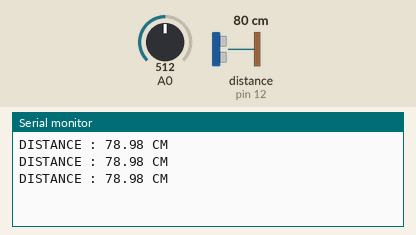
Recording of a sketch running on a simulated Arduino Uno, built with avr-gcc and run on an emulated ATmega328P. Shown: the last lines printed to the serial monitor. Wiring (inferred from the names in the program): ultrasonic range finder: trigger pin 8; echo pin 12. The inputs (shaded band) are chosen by the test bench; at power-on: A0 = 512, distance to the obstacle (sensor on pin 12) 80 cm. The echo pulse lasts 58.3 µs per cm.

Above: at 1.3 s.
1.4 s: A0 set to 122
4.5 s: distance to the obstacle (sensor on pin 12) set to 18 cm
At 4.74 s:
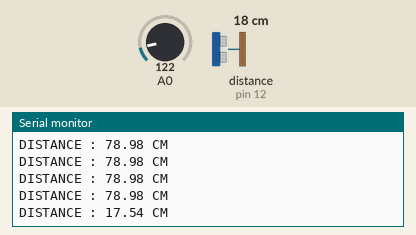
7.6 s: A0 set to 0
At 7.71 s:
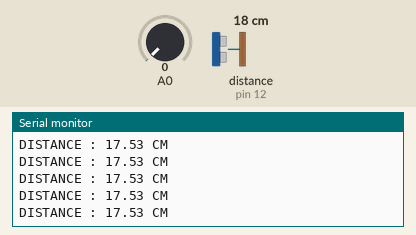
10.7 s: A0 set to 122
At 10.95 s:
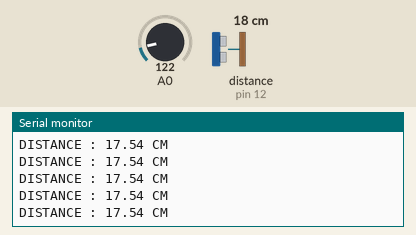
13.8 s: distance to the obstacle (sensor on pin 12) set to 2 cm
At 13.93 s:
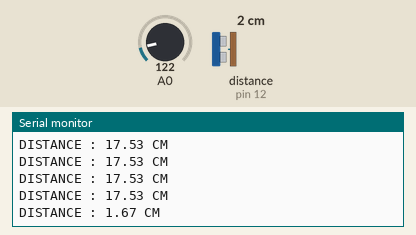
15.3 s: distance to the obstacle (sensor on pin 12) set to 120 cm
At 15.41 s:
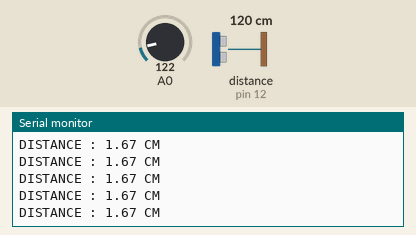
Timing chart, 0 to 18.3 s (numbered marks = the images above; inputs shaded):
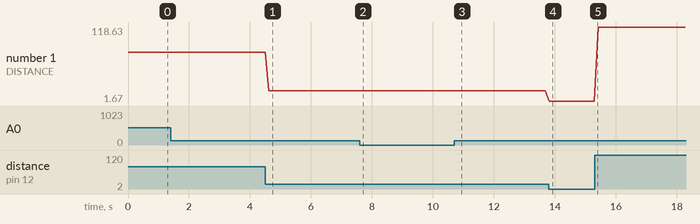

Measured:
- after the input at 4.5 s, the serial monitor: prints a new line after 0.12 s (image 1)
- after the input at 13.8 s, the serial monitor: prints a new line at once (image 4)
- plotted number 1: 78.98 → 17.53 after the input at 4.5 s, 17.53 → 1.67 after the input at 13.8 s, 1.67 → 118.63 after the input at 15.3 s

The sketch:

Mesafe.ino
```cpp
const int TRIG = 8;
const int ECHO = 12;

float DISTANCE;

void setup() {
  pinMode(TRIG, OUTPUT);
  pinMode(ECHO, INPUT);

  pinMode(A0, INPUT);

  Serial.begin(9600);
}

void loop() {
  calculateDistance();
  printValues();
  delay(analogRead(A0));
}

void calculateDistance() {
  digitalWrite(TRIG, 0);
  delayMicroseconds(10);
  digitalWrite(TRIG, 1);
  delayMicroseconds(10);
  digitalWrite(TRIG, 0);
  long delayValue = pulseIn(ECHO, 1);
  DISTANCE = delayValue * 0.034 / 2;
}

void printValues() {
  Serial.println("DISTANCE : " + String(DISTANCE) + " CM");
}
```
